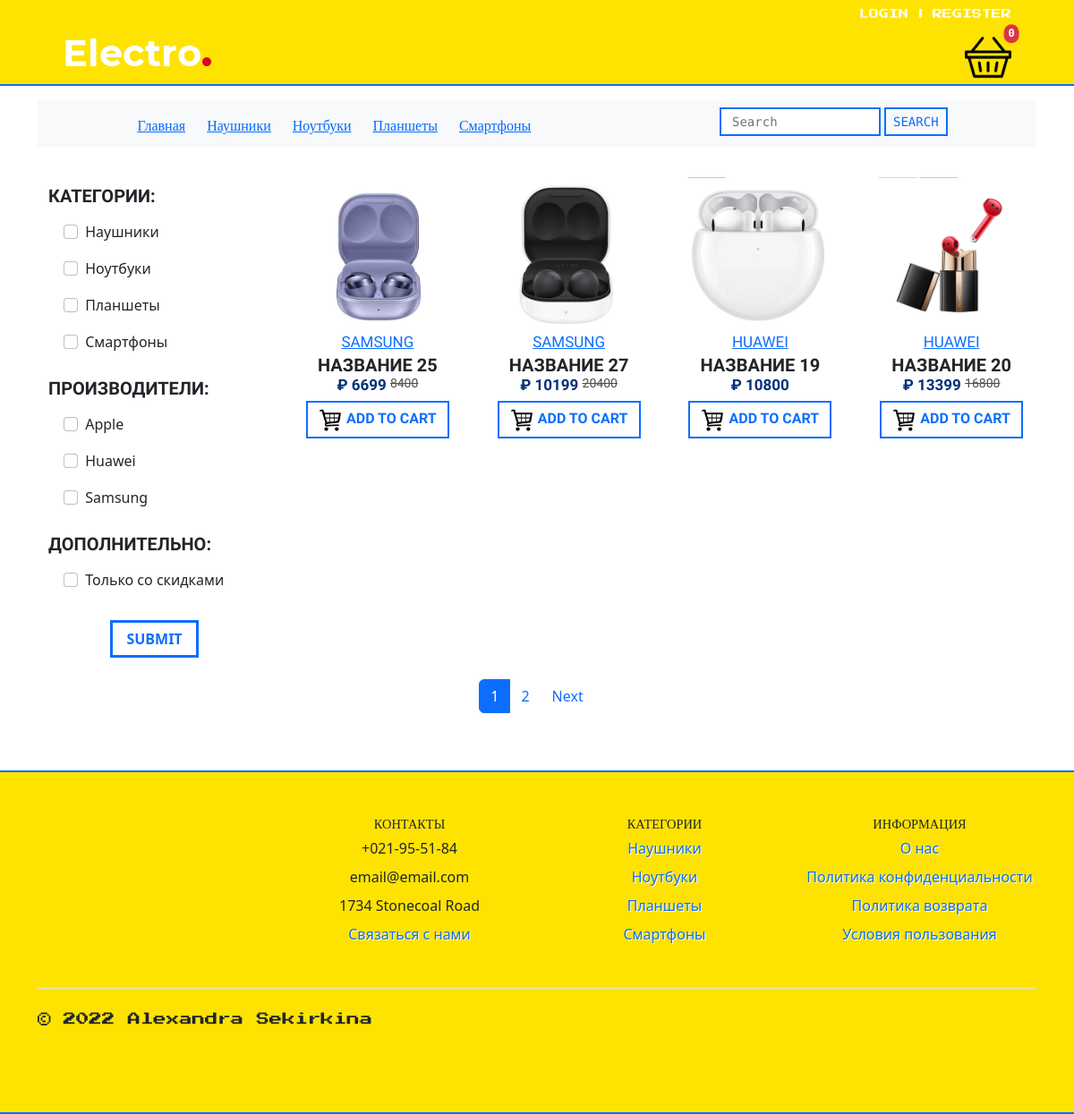
The app's page /store/filtered/ with its own data.
### store/models.py (models this page shows, shortened)
class Category(models.Model):
    name = models.CharField(max_length=100, db_index=True, verbose_name='Категория')
    slug = models.SlugField(db_index=True, unique=True)
    objects = models.Manager()
    class Meta:
        verbose_name = 'Категория(ю)'
        verbose_name_plural = 'Категории'
    def get_absolute_url(self):
        return reverse('store:bycategory', kwargs={'slug': self.slug})

class Producer(models.Model):
    name = models.CharField(max_length=100, db_index=True, verbose_name='Производитель')
    logo = models.ImageField(upload_to=get_producer_image_path, blank=True)
    slug = models.SlugField(db_index=True, unique=True)
    objects = models.Manager()
    def __str__(self):
        return self.name
    class Meta:
        verbose_name = 'Производитель(я)'
        verbose_name_plural = 'Производители'
    def get_absolute_url(self):
        return reverse_lazy('store:prdcr', kwargs={'slug': self.slug})

class Product(models.Model):
    name = models.CharField(max_length=150, verbose_name='Название')
    description = models.TextField(max_length=420, blank=True)
    characteristics = models.TextField(max_length=2000, blank=True)
    photo = models.ImageField(upload_to=get_product_image_path, verbose_name='Фото')
    price = models.IntegerField(verbose_name='Цена')
    sale = models.BooleanField(default=False)
    old_price = models.IntegerField(verbose_name='Старая цена')
    is_available = models.BooleanField(default=True, verbose_name='Наличие')
    amount = models.IntegerField(verbose_name='Количество')
    category = models.ForeignKey('Category', on_delete=models.PROTECT, verbose_name='Категория')
    producer = models.ForeignKey('Producer', on_delete=models.PROTECT, verbose_name='Производитель')
    slug = models.SlugField(db_index=True, unique=True)
    users_wishlist = models.ManyToManyField(User, related_name='user_wishlist', blank=True)
    objects = models.Manager()
    products = ProductManager()
    class Meta:
        verbose_name = 'Товар'
        verbose_name_plural = 'Товары'
        default_related_name = 'products'
        ordering = ['price']
    def get_absolute_url(self):
        return reverse('store:prod_view', kwargs={'pk': self.pk})

class StoreInfo(models.Model):
    logo = models.ImageField(max_length=250)
    name = models.CharField(max_length=150)
    address = models.CharField(max_length=150)
    phone = models.CharField(max_length=150)
    short_description = models.CharField(max_length=250)
    email = models.EmailField(max_length=150)
    about_us = models.TextField(max_length=2500)
    privacy_policy = models.TextField(max_length=2500)
    orders_and_returns = models.TextField(max_length=2500)
    terms_and_conditions = models.TextField(max_length=2500)
    class Meta:
        verbose_name = 'Информация о магазине'
        verbose_name_plural = 'Информация о магазине'

### store/views.py (the view)
# urls.py: path('filtered/', FilteredProducts.as_view(), name='fltrd'),
class FilteredProducts(ListView):
    model = Product
    template_name = 'store/products_list.html'
    context_object_name = "products"
    paginate_by = 4
    def get_queryset(self):
        query_to_show = Product.products.all().select_related('category', 'producer')
        req = set(self.request.GET)
        cat_slug = get_set(Category, 'slug')
        lst_cat = list(cat_slug & req)
        if lst_cat:
            query_to_show = query_to_show.filter(category__slug__in=lst_cat)
        prod_name = get_set(Producer, 'name')
        lst_prod = list(prod_name & req)
        if lst_prod:
            query_to_show = query_to_show.filter(producer__name__in=lst_prod)
        if self.request.GET.get('special'):
            query_to_show = query_to_show.filter(sale=True)
        return query_to_show
    def get_context_data(self, *, object_list=None, **kwargs):
        context = super().get_context_data(**kwargs)
        lister = list(self.request.GET)
        string = '=1&'.join(lister)
        string += '=1&'
        context['s'] = string
        context['reqs'] = lister
        if self.request.GET.get('special'):
            context['special'] = 1
        return context

### cart/cart.py (called while the page is built)
    def __len__(self):
        return sum(item['qty'] for item in self.basket.values())

### cart/context_processors.py (called while the page is built)
def basket(request):
    return {'basket': Basket(request)}

### store/models.py (called while the page is built)
    def get_queryset(self):
        return super(ProductManager, self).get_queryset().filter(is_available=True)

### store/templatetags/store_tags.py (called while the page is built)
@register.simple_tag()
def get_categories():
    return cache.get_or_set('store_categories', Category.objects.filter().annotate(cnt=Count
    ('products', filter=F('products__is_available'))).filter(cnt__gt=0))

@register.simple_tag()
def get_store_info():
    return StoreInfo.objects.get(pk=1)

@register.simple_tag()
def get_producers():
    return cache.get_or_set('store_producers', Producer.objects.filter().annotate(cnt=Count
    ('products', filter=F('products__is_available'))).filter(cnt__gt=0))

### store/views.py (called while the page is built)
def get_set(model, field):
    needed = cache.get_or_set(f'set_{model}', model.objects.filter().annotate(cnt=Count(
        'products', filter=F('products__is_available'))).filter(cnt__gt=0))
    slugs = set()
    for item in needed:
        eval(f'slugs.add(item.{field})')
    return slugs

### store/templates/store/products_list.html
{% extends 'base.html' %}
{% load static %}
{% block content %}
<div class="row">
    <div class="col-md-3">
        {% include 'store/inc/_sidebar.html' %}
    </div>
    <div class="col-md-9">
        <div class="row row-cols-1 row-cols-md-4 g-4">
            {% for item in products %}
            <div class="col">
                <div class="card h-100 PRODUCT_CARD">
                    <div>
                        <a href="{{ item.get_absolute_url }}">
                            <img src="{{ item.photo.url }}" class="card-img-top" alt="...">
                        </a>
                    </div>
                    <div class="card-body p-1 PROD_CARD">
                            <span class="card-text">
                                <a href="{{ item.producer.get_absolute_url }}">
                                    {{ item.producer }}</a></span>
                        <br>
                        <h5 class="card-title mb-0 PROD_CARD_TITLE">
                            {{ item.name }}</h5>
                        <div>
                            <h6 class="PROD_CARD_PRICE">
                                &#8381 {{ item.price }}
                                {% if item.sale %}
                                <del class="PROD_CARD_OLD_PRICE">
                                    {{ item.old_price }}
                                </del>
                                {% endif %}
                            </h6>
                        </div>
                        <div class="mb-3">
                            <button class="btn btn-outline-primary CART_BUTTON" id="add_to_cart"
                                    data-index="{{ item.id }}" value="{{ item.id }}">
                                <img src="{% static 'img/cart2.png' %}" class="card-img-top CART_IMAGE" alt="Oops...">
                                Add to cart
                            </button>
                        </div>
                    </div>
                </div>
            </div>
            {% empty %}
            <span> Try something else, please! </span>
            {% endfor %}
        </div>
    </div>
</div>
{% endblock %}

### templates/inc/_navigation.html
{% load store_tags %}
<div class="container my-6 NAV">
    <nav class="navbar navbar-expand-lg navbar-light bg-light py-6">
        <div class="row mx-auto">
            {% url 'home' as Home %}
            <a class="col {% if request.path == Home %} TEXT_YEL
            {% else %} TEXT_BLU {% endif %}" href="{% url 'home' %}">Главная</a>
            {% get_categories as categories %}
            {% for cat in categories %}
                <a class="col {% if request.path == cat.get_absolute_url %} TEXT_YEL
                {% else %} TEXT_BLU {% endif %}" href="{{ cat.get_absolute_url }}">{{ cat.name }}</a>
            {% endfor %}
        </div>
        <form class="d-flex mb-1 mx-auto" action="{% url 'store:search' %}" method="get">
            <input class="form-control me-1 SEARCH" type="text" name="search" placeholder="Search">
            <input class="btn btn-outline-primary py-0 px-2
            SEARCH_BUTTON" type="submit" value="search">
        </form>
    </nav>
</div>
<br>

### store/templates/store/inc/_sidebar.html
{% load store_tags %}
<div class="container">
    <form action="{% url 'store:fltrd' %}">
        <p class="mt-3 mb-1 SIDE_TITLE"> Категории: </p>
        {% get_categories as categories %}
        <ul class="list-group">
            {% for category in categories %}
            <li class="list-group-item SIDE_GROUP">
                <label class="form-check-label">
                    <input class="form-check-input me-1" type="checkbox" {% if category.slug in reqs %} checked {% endif %} value="1" name="{{ category.slug }}">
                    {{ category.name }}
                </label>
            </li>
            {% endfor %}
        </ul>
        <p class="mt-3 mb-1 SIDE_TITLE"> Производители: </p>
        {% get_producers as producers %}
        <ul class="list-group">
            {% for producer in producers %}
            <li class="list-group-item SIDE_GROUP">
                <label class="form-check-label">
                    <input class="form-check-input me-1" type="checkbox" {% if producer.name in reqs %} checked {% endif %} value="1" name="{{ producer.name }}">
                    {{ producer.name }}
                </label>
            </li>
            {% endfor %}
        </ul>
        <p class="mt-3 mb-1 SIDE_TITLE"> Дополнительно: </p>
        <ul class="list-group">
            <li class="list-group-item SIDE_GROUP">
                <label class="form-check-label">
                    <input class="form-check-input me-1" type="checkbox" {% if special %} checked {% endif %}name="special" value="1">
                    Только со скидками
                </label>
            </li>
        </ul>
        <br>
        <div class="d-grid col-5 mx-auto">
            <button type="submit"
                    class="btn btn-outline-primary SIDE_BUTTON">
                submit
            </button>
        </div>
    </form>
</div>

### templates/inc/_footer.html
{% load cache %}
{% cache 30 footer %}
{% load store_tags %}
{% get_store_info as store %}
{% get_categories as categories %}
<br>
<br>
<div class="FOOTER">
    <br>
    <div class="container">
        <footer class="py-4">
            <div class="row">
                <div class="col-6 col-md-3 mb-3">
                </div>
                <div class="col-6 col-md-3 mb-3">
                    <h5 class="FOOTER_TITLE">
                        Контакты </h5>
                    <ul class="nav flex-column text-center">
                        <li class="nav-item mb-2"> {{ store.phone }}</li>
                        <li class="nav-item mb-2"> {{ store.email }}</li>
                        <li class="nav-item mb-2"> {{ store.address }}</li>
                        <li class="nav-item mb-2 mx-auto FOOTER_LINKS">
                            <a href="{% url 'contact_form' %}" class="nav-link p-0">
                                Связаться с нами</a>
                        </li>
                    </ul>
                </div>
                <div class="col-6 col-md-3 mb-3">
                    <h5 class="FOOTER_TITLE">
                        Категории</h5>
                    <ul class="nav flex-column">
                        {% for cat in categories %}
                        <li class="nav-item mb-2 mx-auto FOOTER_LINKS">
                            <a href="{{ cat.get_absolute_url }}" class="nav-link p-0">
                                {{ cat.name }}</a></li>
                        {% endfor %}
                    </ul>
                </div>
                <div class="col-6 col-md-3 mb-3">
                    <h5 class="FOOTER_TITLE">
                        Информация</h5>
                    <ul class="nav flex-column">
                        <li class="nav-item mb-2 mx-auto FOOTER_LINKS">
                            <a href="{% url 'store:about' %}" class="nav-link p-0">
                                О нас</a>
                        </li>
                        <li class="nav-item mb-2 mx-auto FOOTER_LINKS">
                            <a href="{% url 'store:ppol' %}" class="nav-link p-0">
                                Политика конфиденциальности</a></li>
                        <li class="nav-item mb-2 mx-auto FOOTER_LINKS">
                            <a href="{% url 'store:ord_ret' %}" class="nav-link p-0">
                                Политика возврата</a>
                        </li>
                        <li class="nav-item mb-2 mx-auto FOOTER_LINKS">
                            <a href="{% url 'store:terms' %}" class="nav-link p-0">
                                Условия пользования</a>
                        </li>
                    </ul>
                </div>
            </div>
            <div class="d-flex flex-column flex-sm-row justify-content-between py-4 my-4 border-top">
                <p class="SIGNATURE">&copy; 2022 Alexandra Sekirkina</p>
                <ul class="list-unstyled d-flex">
                    <li class="ms-3"><a class="link-dark" href="#">
                        <svg class="bi" width="24" height="24">
                            <use xlink:href="#twitter"/>
                        </svg>
                    </a></li>
                    <li class="ms-3"><a class="link-dark" href="#">
                        <svg class="bi" width="24" height="24">
                            <use xlink:href="#instagram"/>
                        </svg>
                    </a></li>
                    <li class="ms-3"><a class="link-dark" href="#">
                        <svg class="bi" width="24" height="24">
                            <use xlink:href="#facebook"/>
                        </svg>
                    </a></li>
                </ul>
            </div>
        </footer>
    </div>
</div>
{% endcache %}

### electro/static/css/style.css (style rules this page uses)
.TEXT_BLU { color: #056bff !important; }
.FOOTER { border-top: 2px solid #0d6efd; border-bottom: 2px solid #0d6efd; display: block; background-color: #ffe300; }
.FOOTER_TITLE { text-align: center; text-transform: uppercase; font-family: 'Press Start 2P', cursive; font-size: .9em; }
.FOOTER_LINKS { text-shadow: 1px 1px #fff; }
.SIGNATURE { font-family: 'Press Start 2P', cursive; font-size: .9em; }
.NAV { font-family: 'Press Start 2P', cursive; font-size: 16px; }
.SEARCH { border-radius: 0px; border: 2px solid #0d6efd; width: 180px; height: 32px; font-family: 'Source Code Pro', monospace; font-size: 14px; }
.SEARCH_BUTTON { border: 2px solid; border-radius: 0.3px; font-size: 15px; text-transform: uppercase; vertical-align: bottom; height: 32px; font-family: 'Source Code Pro', monospace; font-size: 14px; text-transform: uppercase; }
.SIDE_TITLE { font-family: 'PT Sans Narrow', sans-serif; font-weight: 700; font-size: 20px; text-transform: uppercase; }
.SIDE_GROUP { border: 1px solid #fff; }
.SIDE_BUTTON { border: 3px solid; border-radius: 0.3px; font-weight: 700; text-transform: uppercase; vertical-align: bottom; }
.PRODUCT_CARD { border: 10px solid #fff; border-radius: 0; transition: .2s linear; }
.PROD_CARD { font-family: 'PT Sans Narrow', sans-serif; text-align: center; font-size: 17px; text-transform: uppercase; font-weight: 400; }
.PROD_CARD_TITLE { font-weight: 700; }
.PROD_CARD_PRICE { font-weight: bold; font-size: 17px; color: #00327a; }
.PROD_CARD_OLD_PRICE { font-size: 14px; color: #4e4e4e; vertical-align: top; font-weight: 400; }
.CART_BUTTON { border: 2px solid #0d6efd; border-radius: 0.3px; font-weight: 700; text-transform: uppercase; vertical-align: bottom; }
.CART_IMAGE { width: 25px; margin-right: 2px; }

### records on screen
Category: name "Наушники"
Category: name "Ноутбуки"
Category: name "Планшеты"
Category: name "Смартфоны"
Producer: name "Apple"
Producer: name "Huawei"
Producer: name "Samsung"
Product: photo (picture), producer "SAMSUNG", name "НАЗВАНИЕ 25", price "6699", old_price "8400", {{ item.id }} 25 (drawn)
Product: photo (picture), producer "SAMSUNG", name "НАЗВАНИЕ 27", price "10199", old_price "20400", {{ item.id }} 27 (drawn)
Product: photo (picture), producer "HUAWEI", name "НАЗВАНИЕ 19", price "10800", {{ item.id }} 19 (drawn)
Product: photo (picture), producer "HUAWEI", name "НАЗВАНИЕ 20", price "13399", old_price "16800", {{ item.id }} 20 (drawn)
StoreInfo: phone "+021-95-51-84", email "email@email.com", address "1734 Stonecoal Road"

### other values on screen
{{ p }} "1"
{{ p }} "2"
